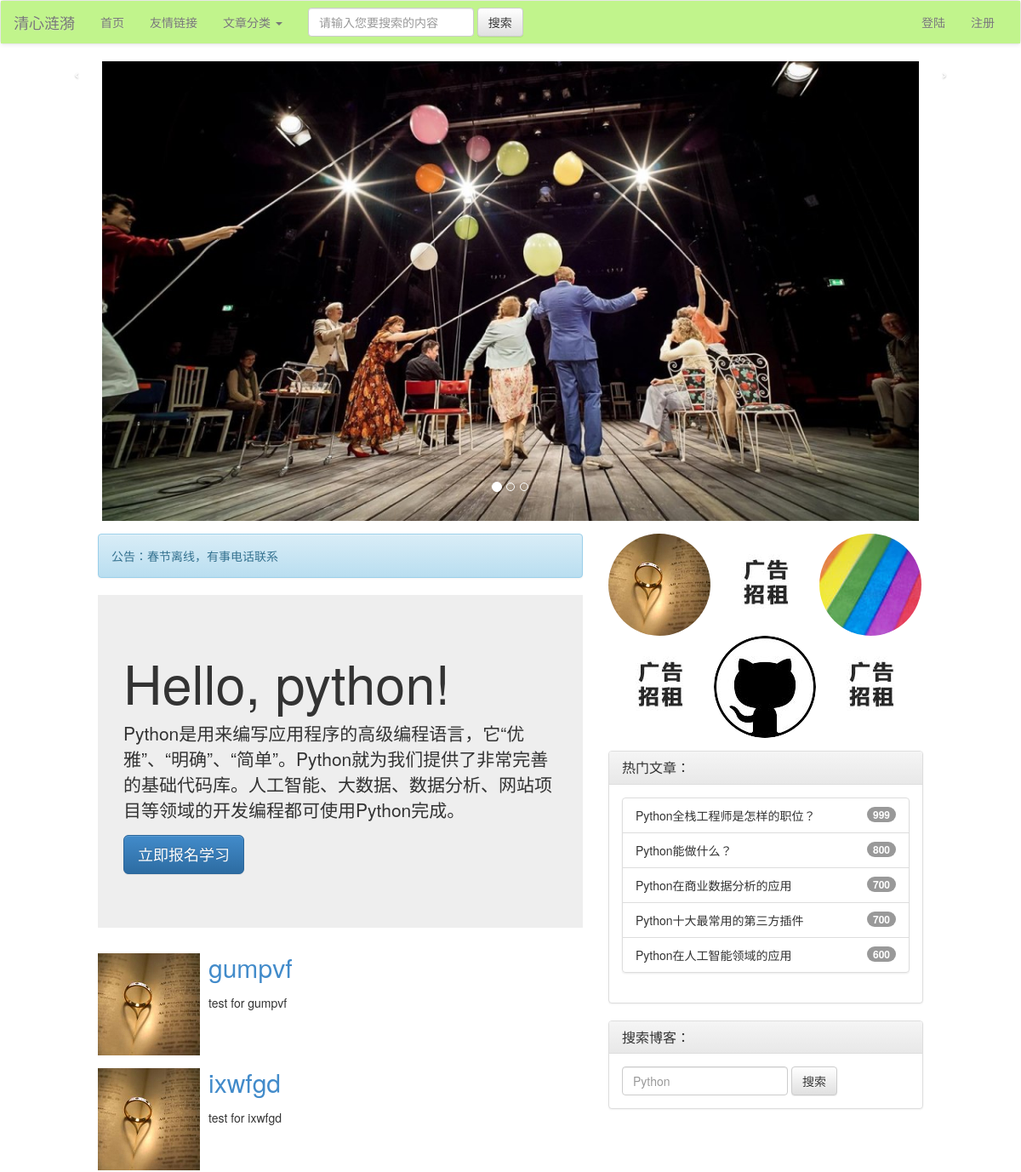
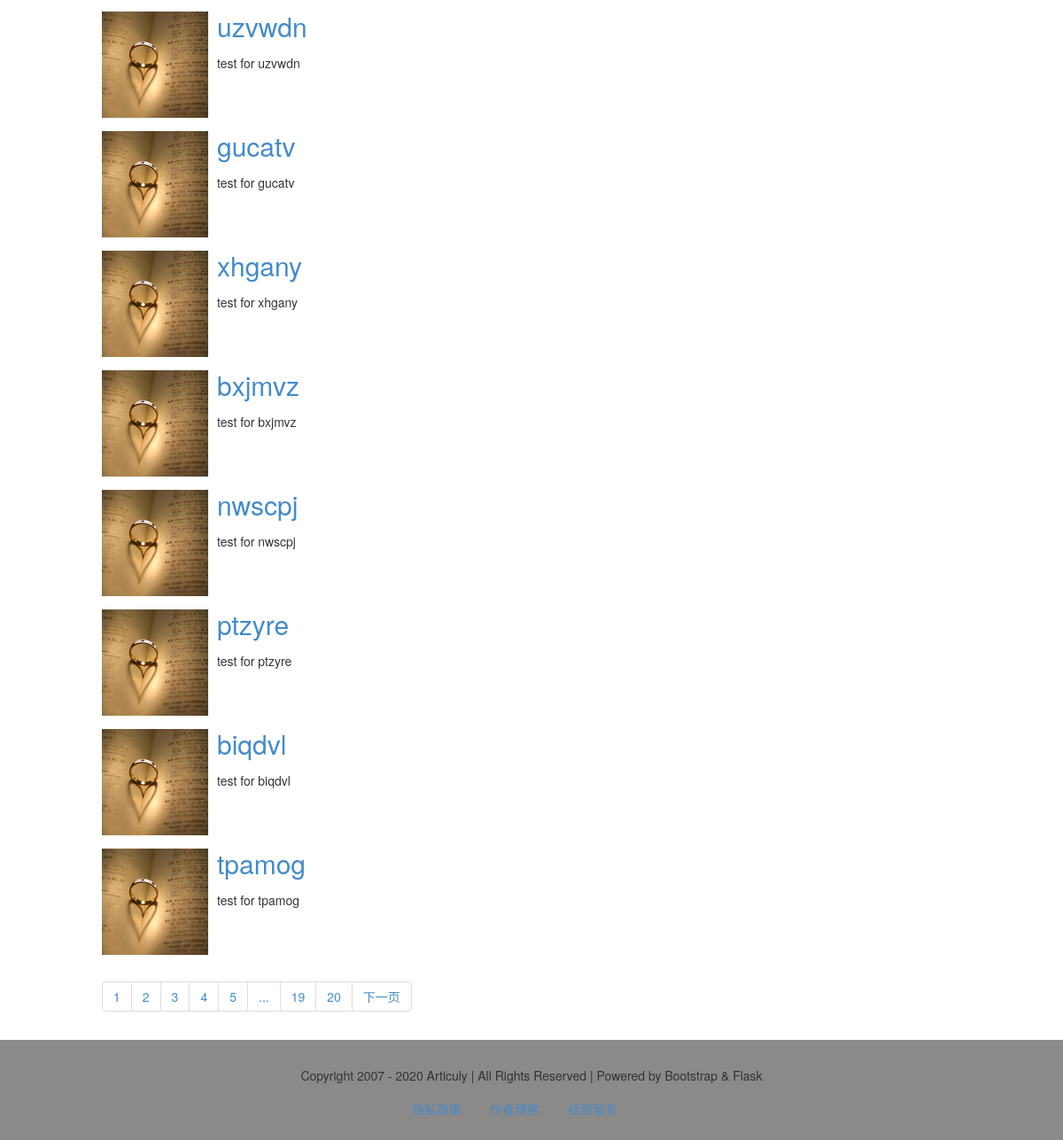
The page / on the database its author committed (2 pictures, top to bottom).
### models.py (models this page shows)
class Article(db.Model):
    id = db.Column(db.Integer, primary_key=True)
    title = db.Column(db.String)
    thumb = db.Column(db.String)
    intro = db.Column(db.String)
    author = db.Column(db.String)
    content = db.Column(db.Text)
    pubdate = db.Column(db.DateTime, default=datetime.now)
    cate_id = db.Column(db.Integer, db.ForeignKey('category.cate_id'))

### app.py (the view)
@app.route('/<int:page>')
@app.route('/', defaults={'page': 1})
def html(page):
    res = Article.query.order_by(Article.id.desc()).paginate(page, 10)
    articles = res.items
    pageList = res.iter_pages()
    return render_template('index.html', page=page, articles=articles, pageList=pageList, res=res)

### app.py (called while the page is built)
@app.context_processor
def account():
    username = session.get('user')
    return {'username': username}

@app.context_processor
def getCateList():
    cates = Category.query.all()
    return {'cates': cates}

### templates/index.html (shortened to what this page needs)
{% extends "base.html" %}
{% block content %}
    <main>
        <div id="myCarousel" class="carousel slide">
            <ol class="carousel-indicators">
                <li data-target="#myCarousel" data-slide-to="0" class="active"></li>
                <li data-target="#myCarousel" data-slide-to="1"></li>
                <li data-target="#myCarousel" data-slide-to="2"></li>
            </ol>
            <div class="carousel-inner">
                <div class="active item"><img src="{{ url_for('static', filename='img/star-player.jpg') }}" width="80%"
                                              class="img-responsive center-block"></div>
            </div>
            <a class="carousel-control left" href="#myCarousel" data-slide="prev">&lsaquo;</a>
            <a class="carousel-control right" href="#myCarousel" data-slide="next">&rsaquo;</a>
        </div>
        <div class="container-fluid">
            <div class="row">
                <div class="col-md-6 col-md-offset-1 col-sm-7 col-sm-offset-1">
                    <div class="alert alert-info" role="alert">公告：春节离线，有事电话联系</div>
                    <div class="jumbotron">
                        <h1>Hello, python!</h1>
                        <p>
                            Python是用来编写应用程序的高级编程语言，它“优雅”、“明确”、“简单”。Python就为我们提供了非常完善的基础代码库。人工智能、大数据、数据分析、网站项目等领域的开发编程都可使用Python完成。</p>
                        <p><a class="btn btn-primary btn-lg" href="#" role="button">立即报名学习</a></p>
                    </div>
                    <ul class="media-list">
                        {% for article in articles %}
                            <li class="media">
                                <div class="pull-left">
                                    {% if article.thumb==None or article.thumb=="" %}
                                        <img src="{{ url_for('static', filename='img/side/articuly.jpg') }}"
                                             class="media-object" style="width: 120px; height: 120px;">
                                    {% else %}
                                        <img src="{{ article.thumb }}" class="media-object"
                                             style="width: 120px; height: 120px;">
                                    {% endif %}
                                </div>
                                <div class="media-body">
                                    <h2 class="media-heading"><a
                                            href="{{ url_for("article_app.view", article_id=article.id) }}">{{ article.title }}</a>
                                    </h2>
                                    <div class="media">
                                        <p>{{ article['intro'] }}</p>
                                    </div>
                                </div>
                            </li>
                        {% endfor %}
                    </ul>
                    <nav aria-label="Page navigation">
                        <ul class="pagination">
                            {% for page in pageList %}
                                {% if page!=None %}
                                    <li><a href="{{ url_for('html', page=page) }}">{{ page }}</a></li>
                                {% else %}
                                    <li><a href="#">...</a></li>
                                {% endif %}
                            {% endfor %}
                            {% if res.has_next %}
                                <li>
                                    <a href="{{ url_for('html', page=res.next_num ) }}" aria-label="Next">
                                        <span aria-hidden="true">下一页</span></a>
                                </li>
                            {% endif %}
                        </ul>
                    </nav>
                </div>
                <div class="col-md-4 col-sm-3">
                    <img src="{{ url_for('static', filename='img/side/articuly.jpg') }}" alt="清心涟漪" class="img-circle">
                    <img src="{{ url_for('static', filename='img/side/ad.jpg') }}" alt="" class="img-rounded">
                    <img src="{{ url_for('static', filename='img/side/rainbow.jpg') }}" alt="彩虹" class="img-circle">
                    <img src="{{ url_for('static', filename='img/side/ad.jpg') }}" alt="" class="img-rounded">
                    <img src="{{ url_for('static', filename='img/side/github.jpg') }}" alt="Github" class="img-circle">
                    <img src="{{ url_for('static', filename='img/side/ad.jpg') }}" class="img-rounded">
                    <div class="panel panel-default">
                        <div class="panel-heading">
                            <h3 class="panel-title">热门文章：</h3>
                        </div>
                        <div class="panel-body">
                            <ul class="list-group">
                                <li class="list-group-item">
                                    Python全栈工程师是怎样的职位？
                                    <span class="badge">999</span>
                                </li>
                                <li class="list-group-item">
                                    Python能做什么？
                                    <span class="badge">800</span>
                                </li>
                                <li class="list-group-item">
                                    Python在商业数据分析的应用
                                    <span class="badge">700</span>
                                </li>
                                <li class="list-group-item">
                                    Python十大最常用的第三方插件
                                    <span class="badge">700</span>
                                </li>
                                <li class="list-group-item">
                                    Python在人工智能领域的应用
                                    <span class="badge">600</span>
                                </li>
                            </ul>
                        </div>
                    </div>
                    <div class="panel panel-default">
                        <div class="panel-heading">
                            <h3 class="panel-title">搜索博客：</h3>
                        </div>
                        <div class="panel-body">
                            <form class="form-inline" id="search2">
                                <input type="text" class="form-control" placeholder="Python">
                                <button type="submit" class="btn btn-default">搜索</button>
                            </form>
                        </div>
                    </div>
                </div>
            </div>
        </div>
    </main>
{% endblock %}

### templates/base.html (style rules this page uses)
.carousel-control.right, .carousel-control.left { background-image: none; }
.row { margin-top: 15px; margin-bottom: 8px; }
.panel { margin-top: 15px; }

### rows shown on the page
Article: title "gumpvf", intro "test for gumpvf"
Article: title "ixwfgd", intro "test for ixwfgd"
Article: title "uzvwdn", intro "test for uzvwdn"
Article: title "gucatv", intro "test for gucatv"
Article: title "xhgany", intro "test for xhgany"
Article: title "bxjmvz", intro "test for bxjmvz"
Article: title "nwscpj", intro "test for nwscpj"
Article: title "ptzyre", intro "test for ptzyre"
Article: title "biqdvl", intro "test for biqdvl"
Article: title "tpamog", intro "test for tpamog"

### other values the page prints
{{ page }} "1" "2" "3" "4" "5" "19" "20"
